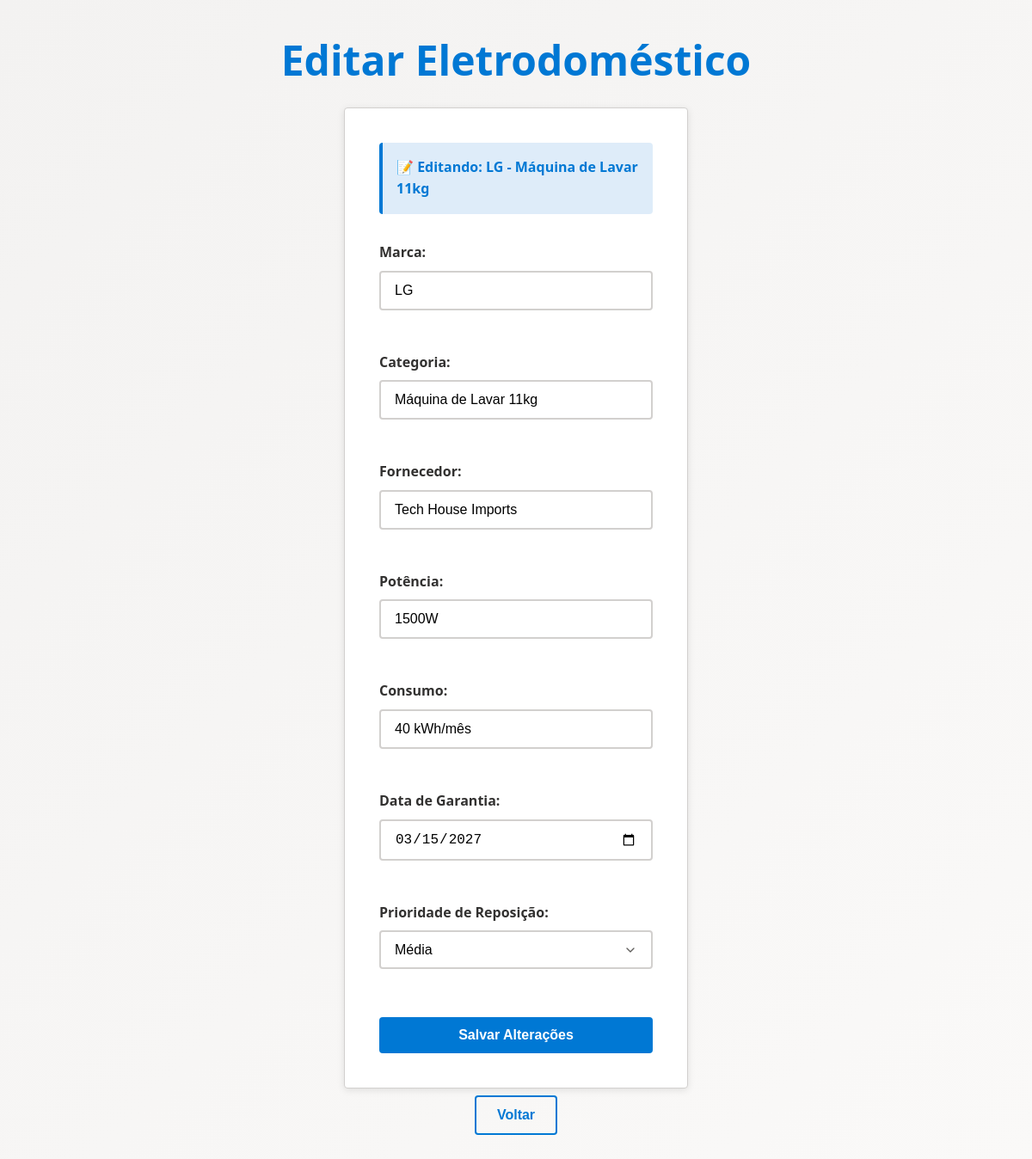
The page /view/editar_eletrodomestico.php?acao=editar_eletrodomestico&id=2 (signed in) on the database its author committed.
### tables this page shows
CREATE TABLE ELETRODOMESTICO (
    ELETRO_ID INTEGER AUTO_INCREMENT PRIMARY KEY,
    MARCA VARCHAR(255),
    CATEGORIA VARCHAR(255),
    FK_USUARIO_ID INTEGER,
    FORNECEDOR VARCHAR(255),
    POTENCIA VARCHAR(255),
    CONSUMO VARCHAR(255),
    GARANTIA DATE,
    PRIORIDADE_REPOSICAO VARCHAR(255),
    CONSTRAINT FK_ELETRODOMESTICO_USUARIO FOREIGN KEY (FK_USUARIO_ID)
	REFERENCES USUARIO (USUARIO_ID)
);

### model/model_eletrodomestico.php (called while the page is built, shortened)
<?php
class Eletrodomestico{
    public function buscar_eletrodomestico_pelo_id($id) {
        $conn = Database::getConnection();
        $select = $conn->prepare("SELECT E.ELETRO_ID, E.MARCA, E.CATEGORIA, E.FORNECEDOR, E.POTENCIA, E.CONSUMO, E.GARANTIA, E.PRIORIDADE_REPOSICAO, ES.QUANTIDADE, U.NOME, U.EMAIL
                                  FROM ELETRODOMESTICO E
                                  JOIN USUARIO U ON E.FK_USUARIO_ID = U.USUARIO_ID
                                  LEFT JOIN ESTOQUE ES ON E.ELETRO_ID = ES.FK_ELETRO_ID
                                  WHERE E.ELETRO_ID = ?");
        $select->bind_param("i", $id);
        $select->execute();
        $result = $select->get_result();
        $eletro = $result->fetch_all(MYSQLI_ASSOC);
        return $eletro;
    }
}
?>

### controller/controller_eletrodomestico.php (called while the page is built, shortened)
<?php
    require_once "../model/model_eletrodomestico.php";
    if(isset($_POST["cadastrar_eletrodomestico"])){
        $eletro = new Eletrodomestico();
        $resultado = $eletro->cadastrar_eletrodomestico($_POST["marca"], $_POST["categoria"], $_POST["fornecedor"], $_POST["potencia"], $_POST["consumo"], $_POST["garantia"], $_POST["prioridade_reposicao"], $_SESSION['usuario']["USUARIO_ID"]);
        if($resultado){
            echo "<script>
                    alert('Eletrodoméstico cadastrado com sucesso!');
                    window.location.href='../view/listar_eletrodomestico.php';
                </script>";
        }
        else {
            echo "<script>
                    alert('Erro ao cadastrar eletrodoméstico!');
                    window.location.href='../view/listar_eletrodomestico.php';
                </script>";
        }
        exit();
    }
    else if(isset($_GET["acao"]) && $_GET["acao"] == "editar_eletrodomestico"){
        $eletro = new Eletrodomestico();
        $resultados = $eletro->buscar_eletrodomestico_pelo_id($_GET["id"]);
        if(!empty($resultados)) {
            $eletro_editar = $resultados[0];
        } else {
            echo "<script>
                    alert('Eletrodoméstico não encontrado!');
                    window.location.href='listar_eletrodomestico.php';
                </script>";
            exit();
        }
    }
?>

### view/editar_eletrodomestico.php (the view, shortened to what this page needs)
<?php
require_once "./../controller/controller_eletrodomestico.php";
?>
<!DOCTYPE html>
<html lang="pt-br">
    <head>
        <link rel="stylesheet" href="../css/style.css">
    </head>
    <body>
        <h1>Editar Eletrodoméstico</h1>
        <form action="" method="POST">
            <div class="editing-indicator">
                📝 Editando: <?php echo htmlspecialchars($eletro_editar["MARCA"] . " - " . $eletro_editar["CATEGORIA"]); ?>
            </div>
            <div class="form-group">
                <label for="marca">Marca:</label>
                <input type="text" id="marca" name="marca" value="<?php echo htmlspecialchars($eletro_editar['MARCA']); ?>" required>
            </div>
            <div class="form-group">
                <label for="categoria">Categoria:</label>
                <input type="text" id="categoria" name="categoria" value="<?php echo htmlspecialchars($eletro_editar['CATEGORIA']); ?>" required>
            </div>
            <div class="form-group">
                <label for="fornecedor">Fornecedor:</label>
                <input type="text" id="fornecedor" name="fornecedor" value="<?php echo htmlspecialchars($eletro_editar['FORNECEDOR']); ?>" required>
            </div>
            <div class="form-group">
                <label for="potencia">Potência:</label>
                <input type="text" id="potencia" name="potencia" value="<?php echo htmlspecialchars($eletro_editar['POTENCIA']); ?>" required>
            </div>
            <div class="form-group">
                <label for="consumo">Consumo:</label>
                <input type="text" id="consumo" name="consumo" value="<?php echo htmlspecialchars($eletro_editar['CONSUMO']); ?>" required>
            </div>
            <div class="form-group">
                <label for="garantia">Data de Garantia:</label>
                <input type="date" id="garantia" name="garantia" value="<?php echo htmlspecialchars($eletro_editar['GARANTIA']); ?>" required>
            </div>
            <div class="form-group">
                <label for="prioridade_reposicao">Prioridade de Reposição:</label>
                <select id="prioridade_reposicao" name="prioridade_reposicao" required>
                    <option value="Média" <?php echo ($eletro_editar['PRIORIDADE_REPOSICAO'] == 'Média') ? 'selected' : ''; ?>>Média</option>
                </select>
            </div>
            <input type="submit" id="editar_eletrodomestico" name="editar_eletrodomestico" value="Salvar Alterações">
        </form>
        <a href="inicial.php">
            <button>Voltar</button>
        </a>
    </body>
</html>

### css/style.css (style rules this page uses)
:root { --primary-color: #0078d4; --primary-dark: #106ebe; --primary-light: #deecf9; --surface-color: #ffffff; --text-primary: #323130; --text-secondary: #605e5c; --border-color: #d2d0ce; --error-color: #d13438; --success-color: #107c10; --shadow: 0 2px 8px rgba(0, 0, 0, 0.1); --radius: 4px; }
* { margin: 0; padding: 0; box-sizing: border-box; }
body { font-family: 'Segoe UI', Tahoma, Geneva, Verdana, sans-serif; background: linear-gradient(135deg, #f3f2f1 0%, #faf9f8 100%); color: var(--text-primary); line-height: 1.6; min-height: 100vh; display: flex; flex-direction: column; align-items: center; justify-content: center; padding: 20px; }
h1 { color: var(--primary-color); font-weight: 600; font-size: 2.5rem; margin-bottom: 2rem; text-align: center; }
form { background: var(--surface-color); padding: 2.5rem; border-radius: var(--radius); box-shadow: var(--shadow); width: 100%; max-width: 400px; border: 1px solid var(--border-color); }
label { display: block; margin-bottom: 0.5rem; font-weight: 600; color: var(--text-primary); }
input[type="email"], input[type="password"], input[type="text"], input[type="number"], input[type="date"], input[type="search"], select { width: 100%; padding: 0.75rem 1rem; margin-bottom: 1.5rem; border: 2px solid var(--border-color); border-radius: var(--radius); font-size: 1rem; transition: all 0.2s ease; background-color: var(--surface-color); }
input[type="submit"], button { background-color: var(--primary-color); color: white; border: none; padding: 0.75rem 1.5rem; border-radius: var(--radius); font-size: 1rem; font-weight: 600; cursor: pointer; transition: all 0.2s ease; width: 100%; margin-top: 0.5rem; }
body { background: linear-gradient(135deg, #f3f2f1 0%, #faf9f8 100%); min-height: 100vh; padding: 2rem; }
h1 { color: var(--primary-color); font-size: 3rem; margin-bottom: 1rem; }
.form-group { margin-bottom: 1.5rem; }
.editing-indicator { background-color: var(--primary-light); color: var(--primary-color); padding: 1rem; border-radius: var(--radius); margin-bottom: 2rem; border-left: 4px solid var(--primary-color); font-weight: 600; }
::placeholder { color: var(--text-secondary); opacity: 0.7; }
select { appearance: none; background-repeat: no-repeat; background-position: right 1rem center; background-size: 16px; padding-right: 3rem; }
a button { background-color: transparent; color: var(--primary-color); border: 2px solid var(--primary-color); }

### rows shown on the page
eletrodomestico: MARCA+CATEGORIA "LG - Máquina de Lavar 11kg", marca "LG", categoria "Máquina de Lavar 11kg", fornecedor "Tech House Imports", potencia "1500W", consumo "40 kWh/mês", garantia "03/15/2027", prioridade_reposicao "Média"
